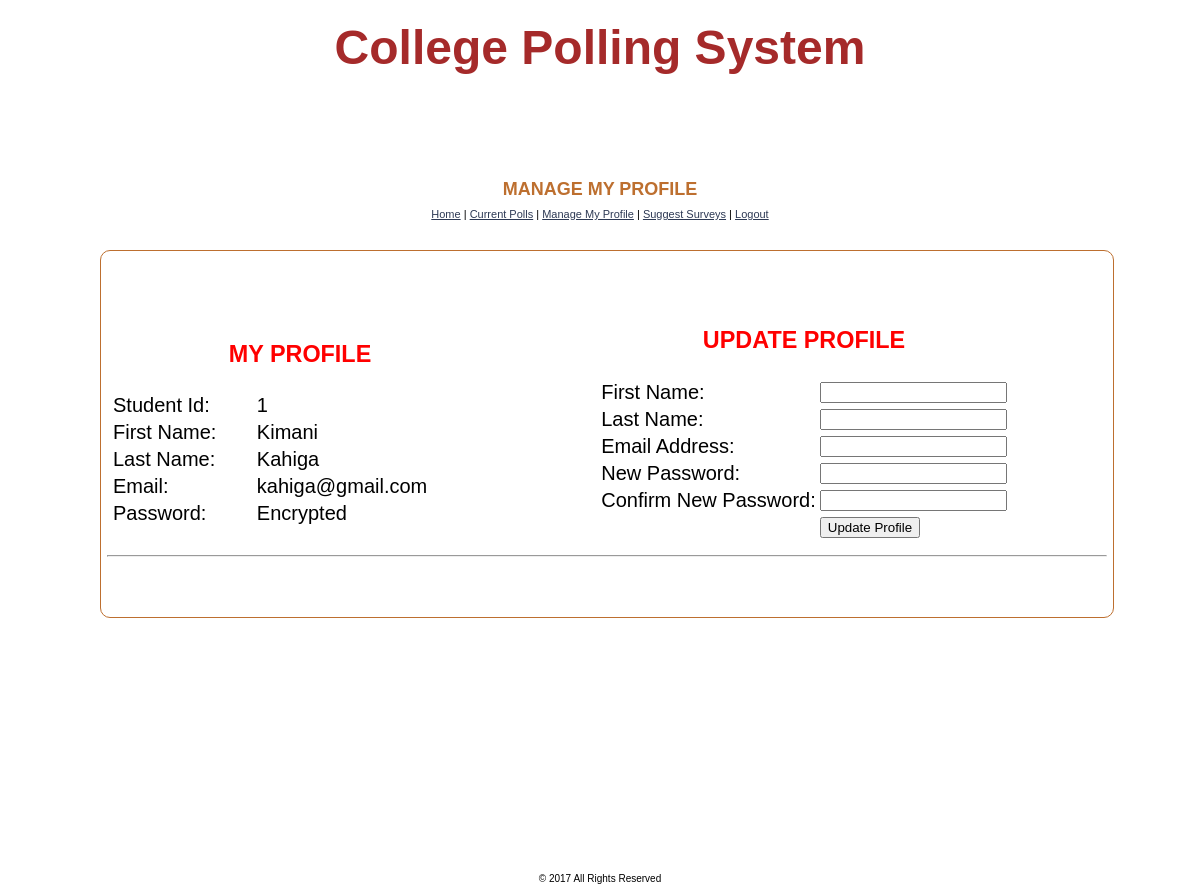
/manage-profile.php (signed in), run on the app's committed database.
### tables this page shows
CREATE TABLE IF NOT EXISTS `tbmembers` (
  `member_id` int(5) NOT NULL AUTO_INCREMENT,
  `first_name` varchar(45) NOT NULL,
  `last_name` varchar(45) NOT NULL,
  `email` varchar(45) NOT NULL,
  `password` varchar(45) NOT NULL,
  PRIMARY KEY (`member_id`)
);

### manage-profile.php (the view, shortened to what this page needs)
<?php
require('connection.php');
$result=mysqli_query($conn,"SELECT * FROM tbMembers WHERE member_id = '$_SESSION[member_id]'")
or die("There are no records to display ... \n" . mysqli_error($conn));
$row = mysqli_fetch_array($result);
if($row)
 {
 $stdId = $row['member_id'];
 $firstName = $row['first_name'];
 $lastName = $row['last_name'];
 $email = $row['email'];
 }
?>
<!DOCTYPE html PUBLIC "-//W3C//DTD XHTML 1.0 Transitional//EN" "http://www.w3.org/TR/xhtml1/DTD/xhtml1-transitional.dtd">
<html xmlns="http://www.w3.org/1999/xhtml">
<head>
<link href="css/user_styles.css" rel="stylesheet" type="text/css" />
</head>
<body bgcolor="tan">
<center><b><font color = "brown" size="8">College Polling System</font></b></center><br><br>
<div id="page">
<div id="header">
  <h1>MANAGE MY PROFILE</h1>
  <a href="student.php">Home</a> | <a href="vote.php">Current Polls</a> | <a href="manage-profile.php">Manage My Profile</a> | <a href="suggestion.php">Suggest Surveys</a> | <a href="logout.php">Logout</a>
</div>
<div id="container">
<table>
<tr>
<td>
<table width="380" align="center">
<CAPTION><h3>MY PROFILE</h3></CAPTION>
<tr>
    <td>Student Id:</td>
    <td><?php echo $stdId; ?></td>
</tr>
<tr>
    <td>First Name:</td>
    <td><?php echo $firstName; ?></td>
</tr>
<tr>
    <td>Last Name:</td>
    <td><?php echo $lastName; ?></td>
</tr>
<tr>
    <td>Email:</td>
    <td><?php echo $email; ?></td>
</tr>
<tr>
    <td>Password:</td>
    <td>Encrypted</td>
</tr>
</table>
</td>
<td>
<table border="0" width="620" align="center">
<CAPTION><h3>UPDATE PROFILE</h3></CAPTION>
<form action="manage-profile.php?id=<?php echo $_SESSION['member_id']; ?>" method="post" onsubmit="return updateProfile(this)">
<table align="center">
<tr><td>First Name:</td><td><input type="text" style="font-weight:bold;" name="firstname" maxlength="15" value=""></td></tr>
<tr><td>Last Name:</td><td><input type="text" style="font-weight:bold;" name="lastname" maxlength="15" value=""></td></tr>
<tr><td>Email Address:</td><td><input type="text" style="font-weight:bold;" name="email" maxlength="100" value=""></td></tr>
<tr><td>New Password:</td><td><input type="password" style="font-weight:bold;" name="password" maxlength="5" value=""></td></tr>
<tr><td>Confirm New Password:</td><td><input type="password" style="font-weight:bold;" name="ConfirmPassword" maxlength="15" value=""></td></tr>
<tr><td>&nbsp;</td></td><td><input type="submit" name="update" value="Update Profile"></td></tr>
</table>
<hr>
</div>
<div id="footer">
  <div class="bottom_addr">&copy; 2017 All Rights Reserved</div>
</div>
</div>
</body>
</html>

### css/user_styles.css (style rules this page uses)
body { font: 11px Verdana, Arial, Helvetica, sans-serif; background-color: white; margin: 0px; padding: 20px 10px 0px; }
.bottom_addr { font-size: 11px; color: #000; padding: 5px 0 12px 0; text-align:center; font-size:10px; }
h1 { color: #bd6f2f; margin: 0px 0px 5px; padding: 0px 0px 3px; font: bold 18px Verdana, Arial, Helvetica, sans-serif; text-align:center; }
h3 { color:red; }
a { color: #2D3954; font-size: 11px; }
#page { width:1000px; margin:0 auto; margin-top:80px; padding-top:0px; background: white; height:auto; }
#header { text-align:center; background:white; }
#container { border:#bd6f2f solid 1px; border-radius: 10px; padding:50px 6px 50px 6px; width:1000px; margin:0 auto; font-size:20px; text-align:justify; margin-top:30px; }
#footer { width:800px; margin:0 auto; margin-top:250px; background:white; }

### data on the page
tbmembers: member_id "1", first_name "Kimani", last_name "Kahiga", email "kahiga@gmail.com"
